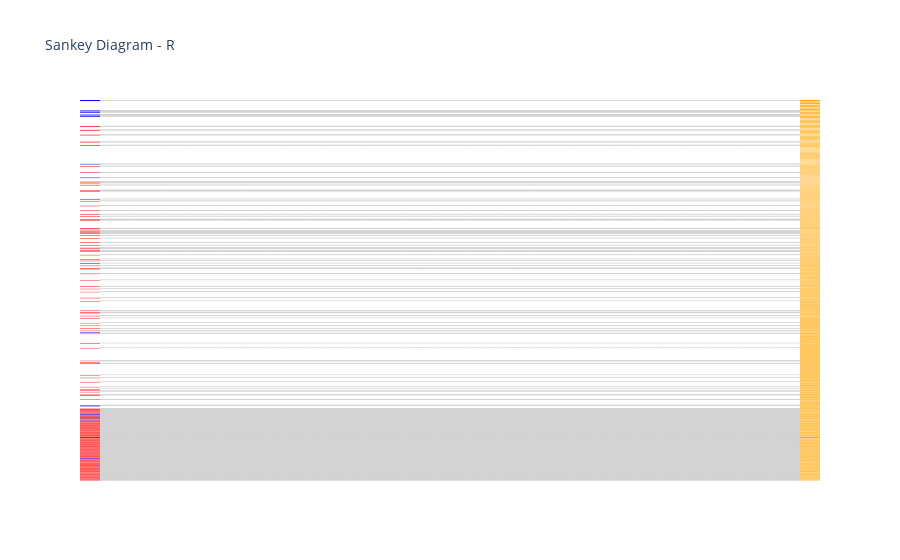

This figure's notebook cell:
### Code cell
# starting with just dli->post
source_arr = []
target_arr = []
val_arr = []
label_arr = []
color_arr = []
color_link = []
s_dli = 0
s_pre = 2
t_post = 1
sub_cdr = sub_cdr_post
for clone in sub_cdr.index:

    if sub_cdr.loc[clone,'DLI']!=0 and sub_cdr.loc[clone,'POST']!=0:
        val_arr.append(sub_cdr.loc[clone,'Log10CloneSize'])
        source_arr.append(s_dli)
        target_arr.append(t_post)
        label_arr.append('DLI')
        label_arr.append('POST')
        color_arr.append('red')
        color_arr.append('orange')
        s_dli += 2
        t_post+=2
        color_link.append('lightgrey')
#         continue
#     else: 
#         val_arr.append(sub_cdr.loc[clone,'Log10CloneSize'])
#         source_arr.append(s_dli)
#         target_arr.append(t_post)
#         label_arr.append('DLI')
#         label_arr.append('POST')
#         color_arr.append('red')
#         color_arr.append('orange')
#         s_dli += 2
#         t_post+=2
#         color_link.append('white')
#         val_arr.append(0)
        
    

# for clone in sub_cdr.index:
    
    elif sub_cdr.loc[clone,'PRE']!=0 and sub_cdr.loc[clone,'POST']!=0:
        val_arr.append(sub_cdr.loc[clone,'Log10CloneSize'])
        source_arr.append(s_dli)
        target_arr.append(t_post)
        label_arr.append('PRE')
        label_arr.append('POST')
        color_arr.append('blue')
        color_arr.append('orange')
        s_dli += 2
        t_post+=2
        color_link.append('lightgrey')
#         continue
    else: 
        val_arr.append(sub_cdr.loc[clone,'Log10CloneSize'])
        source_arr.append(s_dli)
        target_arr.append(t_post)
        label_arr.append('PRE')
        label_arr.append('POST')
        color_arr.append('white')
        color_arr.append('orange')
        s_dli += 2
        t_post+=2
        color_link.append('white')
#         val_arr.append(0)

        
    
    
    

#     if sub_cdr.loc[clone,'PRE']!=0 and sub_cdr.loc[clone,'DLI']!=0:
#         val_arr.append(sub_cdr.loc[clone,'Log10CloneSize'])
#     else: 
#         val_arr.append(0)
        
#     source_arr.append(s_pre)
#     target_arr.append(t_dli)
#     label_arr.append('PRE')
#     label_arr.append('DLI')
#     color_arr.append('blue')
#     color_arr.append('red')
    
            
    

fig = go.Figure(data=[go.Sankey(
    node = dict(
      pad = 1,
      thickness = 20,
      line = dict(color = "black", width = 0),
#       label = label_arr,
      color = color_arr
#       label = ["Pre", "DLI", "POST"],
#       color = ["blue",'red','orange']
    ),
    
    link = dict(
      source = source_arr, # indices correspond to labels, eg A1, A2, A1, B1, ...
      target = target_arr,
#       width = width_arr,
      value = val_arr,
      color = color_link
    
        
        
#       source = [0, 1], # indices correspond to labels, eg A1, A2, A1, B1, ...
#       target = [2, 2],
#       value = [0, 4]
  ))])

fig.update_layout(title_text="Sankey Diagram - R", font_size=10)
# fig.savefig('sankey_r.eps')
# fig.write_image('sankey_r.svg')
fig.show()

### Figure 1 — Plotly figure (JSON) as saved in the notebook; plotly's stock layout.template omitted (floating-point values rounded to 4 significant figures; data arrays with more than 128 entries replaced by an {"elided": "..."} marker saying what was removed)
{"data": [{"link": {"color": {"elided": "458 str values"}, "source": {"elided": "458 int values"}, "target": {"elided": "458 int values"}, "value": {"elided": "458 float values"}}, "node": {"color": {"elided": "916 str values"}, "line": {"color": "black", "width": 0}, "pad": 1, "thickness": 20}, "type": "sankey"}], "layout": {"font": {"size": 10}, "title": {"text": "Sankey Diagram - R"}}}
